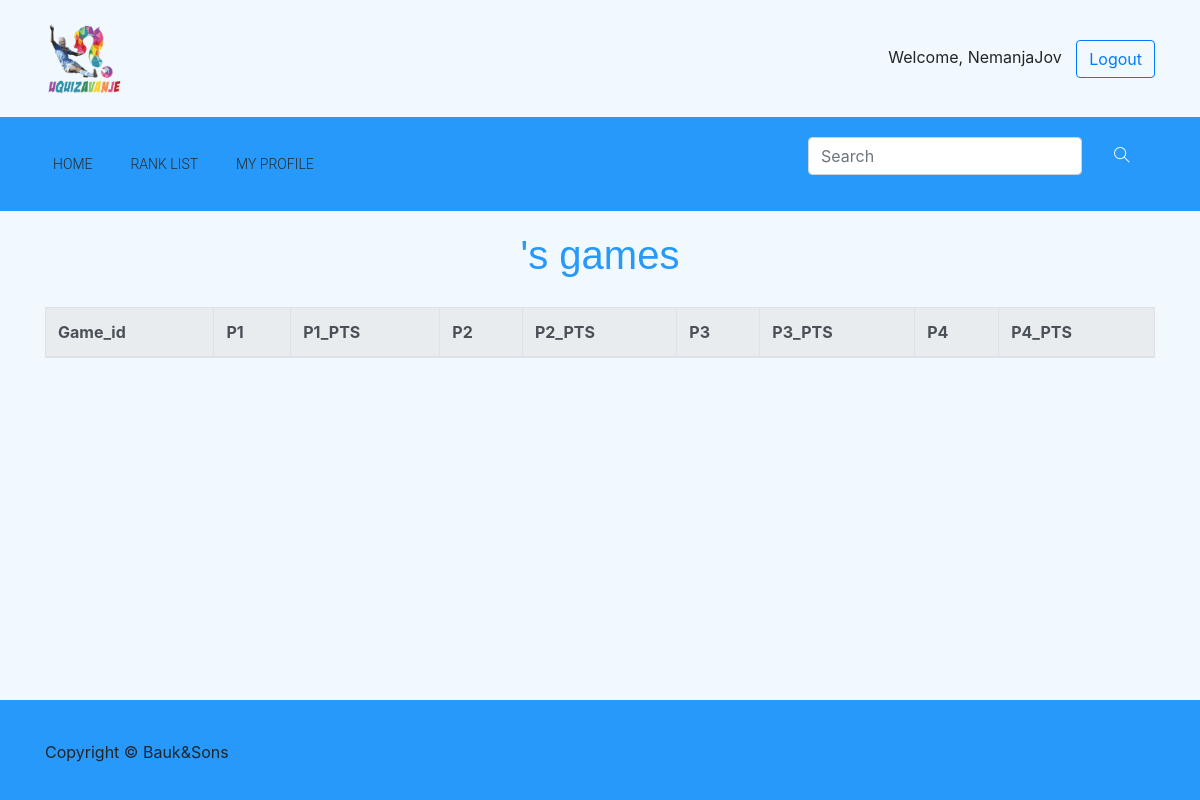
The app's page /games_overview/217/ (signed in), older data.
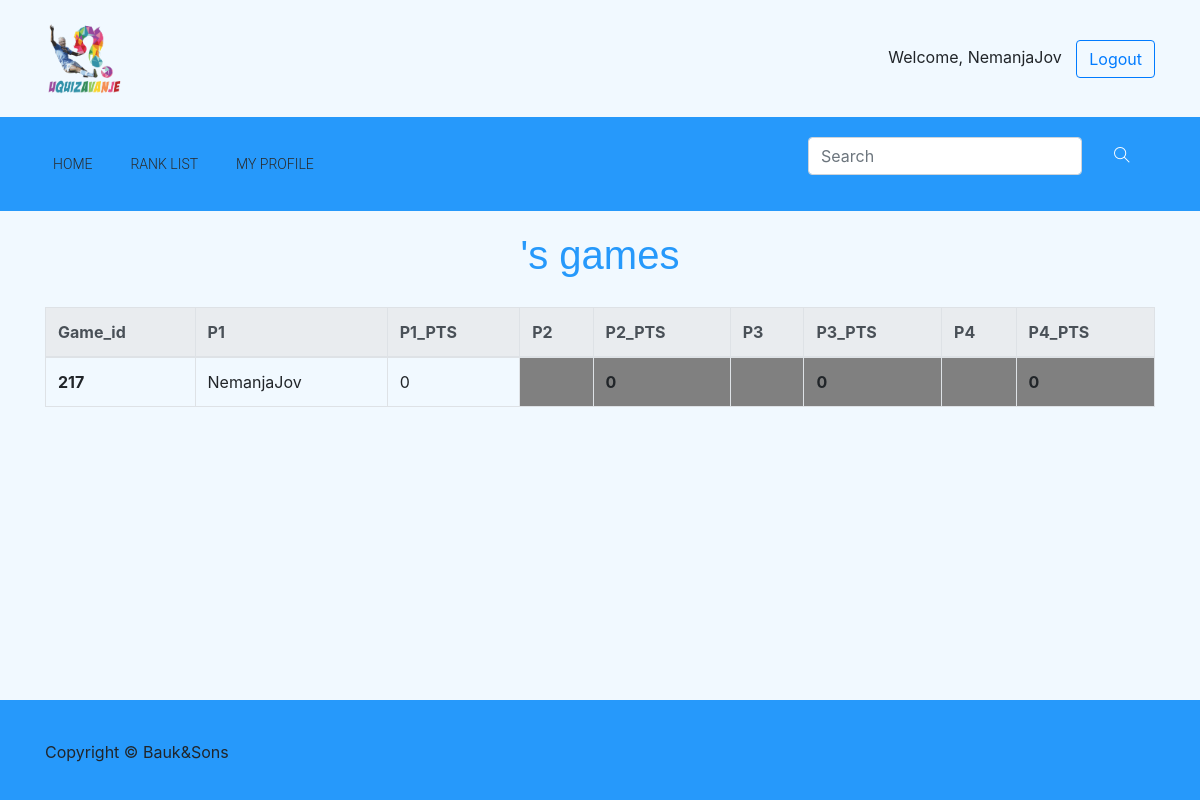
The same page, newer data.
### quiz/models.py (models this page shows, shortened)
class User(AbstractUser):
    email = models.EmailField(
        verbose_name='email address',
        max_length=255,
        unique=True,
    )
    age = models.IntegerField(null = True)
    is_active = models.BooleanField(default=True)
    is_moderator = models.BooleanField(default=False)
    wants_moderator = models.BooleanField(default = False)
    first_name = models.CharField(max_length=50)
    last_name = models.CharField( max_length=50)
    level = models.IntegerField(default = 0)
    exp = models.IntegerField(default = 0)
    picture = models.TextField(default = "quiz/default_avatar.jpg", max_length = 50, blank = True, null = True)
    ranking = models.IntegerField(default = 0)
    def moderator(self):
        return self.is_moderator
    def is_senior(self):
        return self.level >= 10
    def get_by_id(id_val):
        return User.objects.filter(id=id_val).first()
    USERNAME_FIELD = 'username'
    REQUIRED_FIELDS = ['email']

class Game(models.Model):
    MAX_PLAYERS = 4
    NUM_ANSWERS = 4
    GAME_NOT_STARTED    = 0
    GAME_IN_PLAY        = 1
    GAME_OVER           = 2
    player_one = models.ForeignKey(settings.AUTH_USER_MODEL,related_name = '%(class)s_p1', on_delete=models.DO_NOTHING, null=True)
    player_two = models.ForeignKey(settings.AUTH_USER_MODEL, related_name = '%(class)s_p2',on_delete=models.DO_NOTHING, null=True)
    player_three = models.ForeignKey(settings.AUTH_USER_MODEL, related_name = '%(class)s_p3', on_delete=models.DO_NOTHING, null=True)
    player_four = models.ForeignKey(settings.AUTH_USER_MODEL, related_name = '%(class)s_p4', on_delete=models.DO_NOTHING, null=True)
    player_one_pts = models.IntegerField(default=0)
    player_two_pts = models.IntegerField(default=0)
    player_three_pts = models.IntegerField(default=0)
    player_four_pts = models.IntegerField(default=0)
    game_state      = models.IntegerField(default=0)
    num_questions   = models.IntegerField(default=0)
    cur_question    = models.IntegerField(default=-1)
    num_players     = models.IntegerField(default=0)
    num_answers     = models.IntegerField(default=0)
    winner = models.ForeignKey(settings.AUTH_USER_MODEL, related_name = '%(class)s_win', on_delete=models.DO_NOTHING, blank = True, null = True)
    def get_all_games(user):
        return Game.objects.filter(player_one = user) | Game.objects.filter(player_two = user) | Game.objects.filter(player_three = user) | Game.objects.filter(player_four = user)

### quiz/views.py (the view)
# urls.py: url(r'^games_overview/(?P<value>\d+)/$',             views.games_overview,                name = 'games_overview'),
def games_overview(request, value):
    if request.user.is_authenticated:
        user = User.get_by_id(value)
        template = loader.get_template('quiz/games_overview.html')
        games = Game.get_all_games(user)
        context = {
                'curUser': user,
                'games': games,
            }
        return HttpResponse(template.render(context, request))
    else:
        return redirect('/home')

### quiz/templates/quiz/games_overview.html (shortened to what this page needs)
{% extends "quiz/base.html" %} {% block content %}
<div class="container">
  <div class="row justify-content-center" id="trophy_h1">
    <h1 class="text-center">{{curUser.username}}'s games</h1>
  </div>
  <div class="table-responsive">
    <table class="table table-bordered">
      <thead class="thead-light">
          <tr>
              <th scope="col">
                Game_id
              <th scope="col">
                P1
              <th scope="col">
                P1_PTS
              <th scope="col">
                P2
              <th scope="col">
                P2_PTS
              <th scope="col">
                P3
              <th scope="col">
                P3_PTS
              <th scope="col">
                P4
              <th scope="col">
                P4_PTS
          </tr>
      </thead>
    {%for game in games%}
    <tr>
        <th scope="row">
          {{game.id}}
        <td {%if curUser.id == game.player_one.id%} style="font-weight: bold; background: gray" {%endif%}>
          {{game.player_one.username}}
        </td>
        <td {%if curUser.id == game.player_one.id%} style="font-weight: bold; background: gray" {%endif%}>
          {{game.player_one_pts}}
        </td>
        <td {%if curUser.id == game.player_two.id%} style="font-weight: bold; background: gray" {%endif%}>
        </td>
        <td {%if curUser.id == game.player_two.id%} style="font-weight: bold; background: gray" {%endif%}>
          {{game.player_two_pts}}
        </td>
        <td {%if curUser.id == game.player_three.id%} style="font-weight: bold; background: gray" {%endif%}>
        </td>
        <td {%if curUser.id == game.player_three.id%} style="font-weight: bold; background: gray" {%endif%}>
          {{game.player_three_pts}}
        </td>
        <td {%if curUser.id == game.player_four.id%} style="font-weight: bold; background: gray" {%endif%}>
        </td>
        <td {%if curUser.id == game.player_four.id%} style="font-weight: bold; background: gray" {%endif%}>
          {{game.player_four_pts}}
        </td>
    </tr>
    {%endfor%}
  </table>
  </div>
</div>
{% endblock content%}

### quiz/templates/quiz/base.html (shortened to what this page needs)
{% load static %}
<!doctype html>
<html lang="en">
<head>
    <link rel="stylesheet" href="{% static 'quiz/bootstrap.min.css' %}">
    <link rel="stylesheet" href="{% static 'quiz/animate.css' %}">
    <link rel="stylesheet" href="{% static 'quiz/font-awesome.min.css' %}">
    <link rel="stylesheet" href="{% static 'quiz/style.css' %}">
    <link rel="stylesheet" href="{% static 'quiz/themify-icons.css' %}">
</head>
<body>
        <div id="page_container">
            <div id="content_wrapper">
    <header class="header_area">
        <div class="sub_header">
            <div class="container">
                <div class="row align-items-center">
                    <div class="col-xs-8 col-md-8 col-xl-6">
                        <div id="logo">
                            <a href="{% url 'quiz:home' %}"><img src="{% static 'quiz/uqizavanje_logo.png' %}" alt=""
                                    title="" /></a>
                        </div>
                    </div>
                    <div class="col-xs-4 col-md-4 col-xl-6">
                        {% if user.is_authenticated %}
                        <div class="float-right" id="welcome_message">
                            Welcome, {{ user.get_username }}
                            <a href="/accounts/logout" class="btn btn-outline-primary">Logout</a>
                        </div>
                        {% endif %}
                    </div>
                </div>
            </div>
        </div>
        <div class="main_menu">
            <div class="container">
                <div class="row">
                    <div class="col-lg-12">
                        <nav class="navbar navbar-expand-lg navbar-light">
                            <div class="collapse navbar-collapse" id="navbarSupportedContent">
                                <ul class="navbar-nav mr-auto">
                                    <li class="nav-item active">
                                        <a class="nav-link active" href="{% url 'quiz:home' %}">Home</a>
                                    </li>
                                    <li class="nav-item">
                                        <a class="nav-link" href="{% url 'quiz:rank_list'%}">Rank List</a>
                                    </li>
                                    {% if user.is_authenticated %}
                                    <li class="nav-item">
                                        <a class="nav-link" href="{% url 'quiz:my_profile' value=user.id%}">My Profile</a>
                                    </li>
                                    {% endif %}
                                </ul>
                            </div>
                            <div class="header_social_icon d-none d-sm-block">
                                <ul>
                                    <li>
                                        <form action="/search_results/" method="GET" class="form-inline mr-auto">
                                            <div class="md-form my-0">
                                                <input class="form-control" name="searched_name" type="search"
                                                    placeholder="Search" aria-label="Search">
                                                <button class="btn btn-primary" type='submit' id='lupa'><i
                                                        class=" ti-search text-white ml-3"
                                                        aria-hidden="true"></i></button>
                                            </div>
                                        </form>
                                    </li>
                                </ul>
                            </div>
                        </nav>
                    </div>
                </div>
            </div>
        </div>
    </header>
    {% block content %}
    {% endblock content %}
    </div>
    <footer class="footer">
        <div class="container">
            <div class="row text-center">
                <p class="col-lg-8 col-md-12">Copyright &copy; Bauk&Sons</p>
            </div>
        </div>
    </footer>
</div>
</body>
</html>

### quiz/static/quiz/style.css (style rules this page uses)
a { text-decoration: none; -webkit-transition: 0.5s; transition: 0.5s; }
h1, h2, h3, h4, h5, h6 { color: #2a2a2a; font-family: "Cabin", sans-serif; }
img { max-width: 100%; }
.sub_header { padding: 20px 0px; background-color: #F1F9FF; }
.sub_header img { height: 15%; width: 15%; }
.main_menu { background-color: #2699FB; }
.main_menu .navbar-light .navbar-nav .nav-link { color: #2a2a2a; font-weight: 300; font-family: "Roboto", sans-serif; }
.main_menu .header_social_icon ul li { padding-right: 13px; }
.main_menu ul li { display: inline-block; font-size: 14px; text-transform: uppercase; padding-right: 22px; }
body { background-color: #F1F9FF; }
#lupa { background-color: #2699FB; border:#2699FB; }
#welcome_message a { margin-left: 10px; }
#trophy_h1 { margin-top: 20px; margin-bottom: 20px; }
#trophy_h1 h1 { color: #2699FB; font-family: 'Cabin', sans-serif; }
.footer { background-color: #2699FB; height: 100px; position: absolute; bottom: 0; width: 100%; }
.footer p { margin-top: 40px; text-align: left; }
.main_menu .navbar { padding: 20px 0px; }
#page_container { position: relative; min-height: 100vh; }
#content_wrapper { padding-bottom: 100px; }

Row changes from the older to the newer data that the page shows:
added Game: id "217", player_one.username "NemanjaJov", player_one_pts "0", player_two_pts "0", player_three_pts "0", player_four_pts "0"
